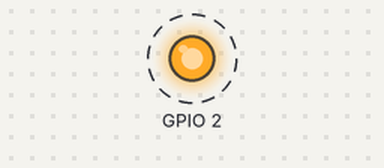
This sketch was run on a simulated ESP32. Shown: output pins drawn as LEDs (lit = HIGH). Dashed ring = blinking. WiFi joins after 1.5 s; servers stay silent unless stated; what the sketch prints to the serial monitor is not drawn.

Above: at 2.0 s.
Timing chart, 0 to 6.1 s (numbered marks = the images above):
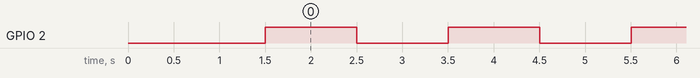

Measured:
- by itself, GPIO 2: alternates HIGH for 1.0 s and LOW for 1.0 s

The sketch:

OTABlinkExample.ino
```cpp
#include "OTATemplate.h"

const char* WIFI_SSID = "SSID";
const char* WIFI_PASS = "PASSWORD";

void setup() {
  Serial.begin(115200);
  setupOTA(WIFI_SSID, WIFI_PASS);

  pinMode(2, OUTPUT);
}

void loop() {
  digitalWrite(2, HIGH);
  delay(1000);
  digitalWrite(2, LOW);
  delay(1000);

  handleOTA();
}
```

OTATemplate.h
```cpp
#ifndef OTA_HELPER_H
#define OTA_HELPER_H

#include <WiFi.h>
#include <ESPmDNS.h>
#include <NetworkUdp.h>
#include <ArduinoOTA.h>

void setupOTA(const char* ssid, const char* password, const char* otaPassword = nullptr, const char* hostname = nullptr) {
    Serial.begin(115200);
    Serial.println("Booting");
    WiFi.mode(WIFI_STA);
    WiFi.begin(ssid, password);
    while (WiFi.waitForConnectResult() != WL_CONNECTED) {
      Serial.println("Connection Failed! Rebooting...");
      delay(5000);
      ESP.restart();
    }

    // Port defaults to 3232
    // ArduinoOTA.setPort(3232);

    // Hostname defaults to esp3232-[MAC]
    // ArduinoOTA.setHostname("myesp32");

    // No authentication by default
    // ArduinoOTA.setPassword("admin");

    // Password can be set with it's md5 value as well
    // MD5(admin) = 21232f297a57a5a743894a0e4a801fc3
    // ArduinoOTA.setPasswordHash("21232f297a57a5a743894a0e4a801fc3");

    ArduinoOTA
      .onStart([]() {
        String type;
        if (ArduinoOTA.getCommand() == U_FLASH) {
          type = "sketch";
        } else {  // U_SPIFFS
          type = "filesystem";
        }

        // NOTE: if updating SPIFFS this would be the place to unmount SPIFFS using SPIFFS.end()
        Serial.println("Start updating " + type);
      })
      .onEnd([]() {
        Serial.println("\nEnd");
      })
      .onProgress([](unsigned int progress, unsigned int total) {
        Serial.printf("Progress: %u%%\r", (progress / (total / 100)));
      })
      .onError([](ota_error_t error) {
        Serial.printf("Error[%u]: ", error);
        if (error == OTA_AUTH_ERROR) {
          Serial.println("Auth Failed");
        } else if (error == OTA_BEGIN_ERROR) {
          Serial.println("Begin Failed");
        } else if (error == OTA_CONNECT_ERROR) {
          Serial.println("Connect Failed");
        } else if (error == OTA_RECEIVE_ERROR) {
          Serial.println("Receive Failed");
        } else if (error == OTA_END_ERROR) {
          Serial.println("End Failed");
        }
      });

    ArduinoOTA.begin();

    Serial.println("Ready");
    Serial.print("IP address: ");
    Serial.println(WiFi.localIP());
}

void handleOTA() {
    ArduinoOTA.handle();
}


#endif
```
